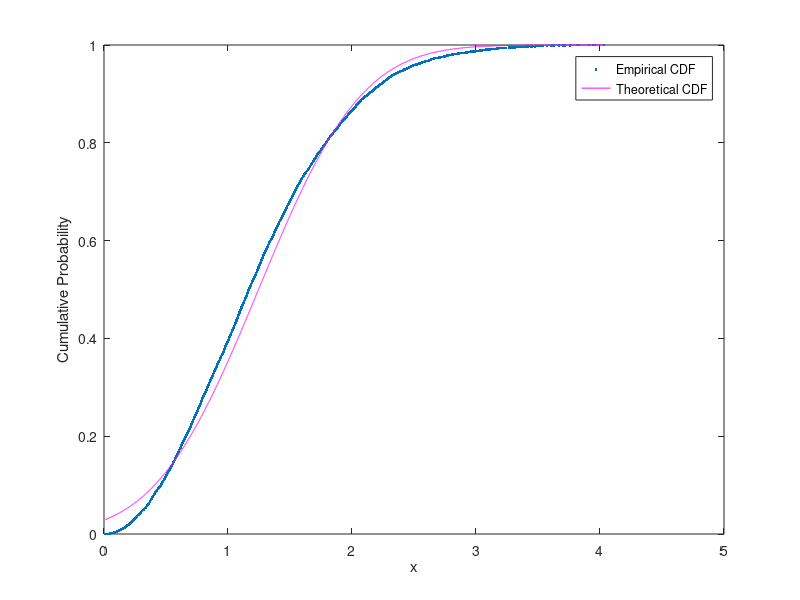

Write the MATLAB code that produced this figure.
% ****** generate 10,000 realisations *******

n = 10000;  % 10000 Random values


X = randn(1,n);         % generating 10000 standard normal RVs called X
Y = randn(1,n);         % generating 10000 standard normal RVs called Y
R = sqrt(X.^2+Y.^2);    % creating another RV called R 
                        % which comes from X and Y

                        
% ****** Plotting the ECDF ******

% Using MATLAB's Bulit in function for ECDF
[f, d] = ecdf(R);   
plot(d,f, '.');         % plotting the ECDF
hold on;                % don't plot figure yet wait
xlabel('x');                        % Label x axis
ylabel('Cumulative Probability')    % Label y axis

% ******* Plotting the theoretical CDF *******

% Using the MNLE to estimate the population parmeters
mu_hat = sum(R) / n;    % calculating Mu hat
R_bar = mean(R)         % calculating R bar
sigma_hat = sqrt(sum((R - R_bar).^2) / n);  % calculting sigma hat
% Plot the theortetical normal CDF using our estimates

p = normcdf(d, mu_hat, sigma_hat);  % builtin function to plot data

plot(d,p, 'm'); % plotting data on same graph as before
hold on;        % wait
legend('Empirical CDF', 'Theoretical CDF'); % adding legend to graph
